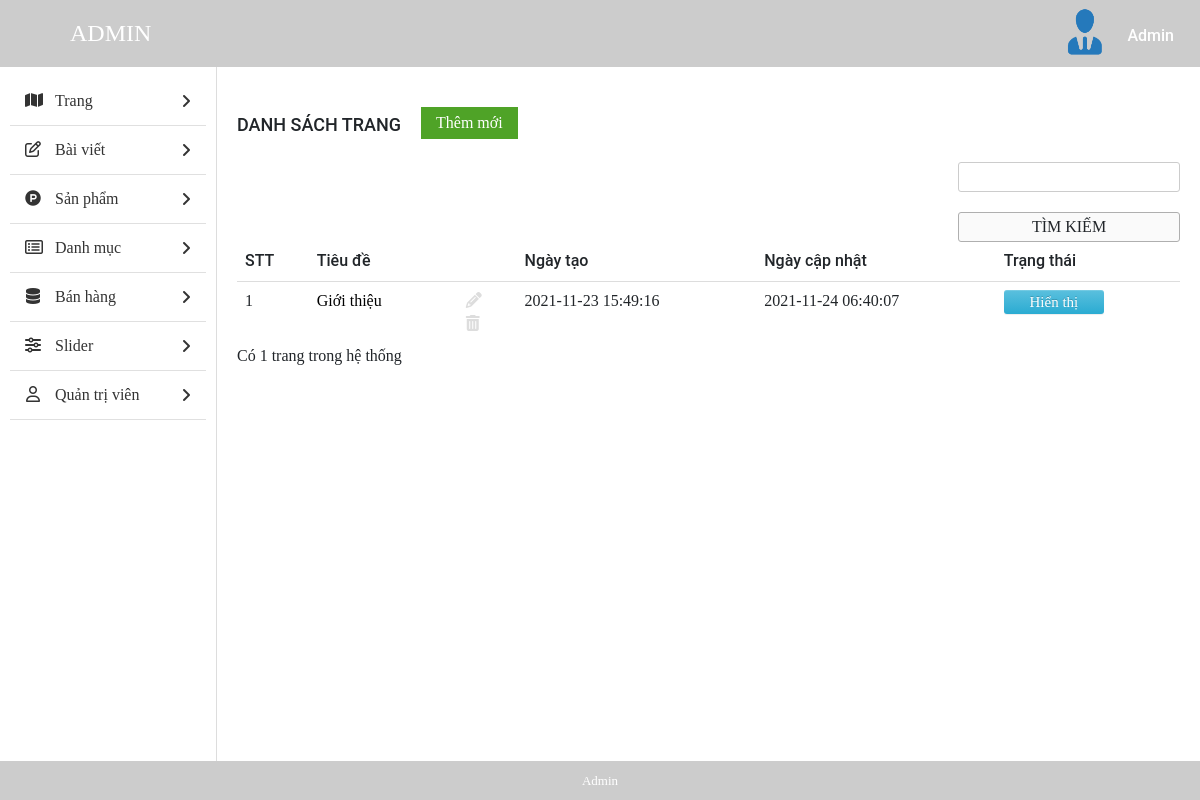
Page /XTStore/admin/index.php?mod=page&act=main (signed in) on the committed database.
### tables this page shows
CREATE TABLE `page` (
  `id` int(11) NOT NULL,
  `page_title` varchar(50) NOT NULL,
  `created_at` timestamp NOT NULL DEFAULT current_timestamp(),
  `updated_at` timestamp NULL DEFAULT current_timestamp() ON UPDATE current_timestamp(),
  `page_content` text NOT NULL,
  `status` tinyint(4) NOT NULL DEFAULT 0
);

### XTStore/admin/lib/users.php (called while the page is built, shortened)
<?php
function is_login_admin() {
    if (isset($_SESSION['is_login_admin']))
        return TRUE;
    return FALSE;
}
function info_user($field = 'id') {
    $list_users = db_fetch_array("SELECT * FROM `admin`");
    if (isset($_SESSION['is_login_admin'])) {
        foreach ($list_users as $admin) {
            if ($_SESSION['user_login_admin'] == $admin['username']) {
                if (array_key_exists($field, $admin)) {
                    return $admin[$field];
                }
            }
        }
    }
    return FALSE;
}
?>

### XTStore/admin/db/database.php (called while the page is built, shortened)
<?php
function db_query($query_string) {
    global $conn;
    $result = mysqli_query($conn, $query_string);
    return $result;
}
function db_fetch_array($query_string) {
    $result = array();
    $mysqli_result = db_query($query_string);
    while ($row = mysqli_fetch_assoc($mysqli_result)) {
        $result[] = $row;
    }
    return $result;
}
?>

### XTStore/admin/modules/page/main.php (the view, shortened to what this page needs)
<?php
get_header();
?>
<?php
$sql = "SELECT * FROM `page` where status != 2";
$result = mysqli_query($conn, $sql);
$list_page = array();
$num_rows = mysqli_num_rows($result);
if ($num_rows > 0) {
    while ($row = mysqli_fetch_assoc($result)) {
        $list_page[] = $row;
    }
}
?>
<div id="main-content-wp" class="list-post-page">
    <div class="wrap clearfix">
        <div id="content" class="fl-right">
            <div class="section" id="title-page">
                <div class="clearfix">
                    <h3 id="index" class="fl-left">Danh sách trang</h3>
                    <a href="?mod=page&act=add" title="" id="add-new" class="fl-left">Thêm mới</a>
                </div>
            </div>
            <div class="section" id="detail-page">
                <div class="section-detail">
                    <form method="POST" class="form-s fl-right" action="?mod=search&act=search_page">
                        <input type="text" name="keyword" id="s">
                        <input type="submit" name="btn_search" value="Tìm kiếm">
                    </form>
                    <?php
                    if (!empty($list_page)) {
                        ?>
                        <div class="table-responsive">
                            <table class="table list-table-wp">
                                <thead>
                                    <tr>
                                        <td><span class="thead-text">STT</span></td>
                                        <td><span class="thead-text">Tiêu đề</span></td>
                                        <td><span class="thead-text">Ngày tạo</span></td>
                                        <td><span class="thead-text">Ngày cập nhật</span></td>
                                        <td><span class="thead-text">Trạng thái</span></td>
                                    </tr>
                                </thead>
                                <tbody>
                                    <?php
                                    $temp = 0;
                                    foreach ($list_page as $page) {
                                        $temp++;
                                        ?>
                                        <tr>
                                            <td><span class="tbody-text"><?php echo $temp; ?></h3></span>
                                            <td class="clearfix">
                                                <div class="tb-title fl-left">
                                                    <a href="" title=""><?php echo $page['page_title']; ?></a>
                                                </div>
                                                <ul class="list-operation fl-right">
                                                    <li><a href="<?php echo $page['url_update']; ?>" title="Sửa" class="edit"><i class="fa fa-pencil" aria-hidden="true"></i></a></li>
                                                    <li><a href="<?php echo $page['url_delete']; ?>" title="Xóa" onclick="return confirmAction_page()" class="delete"><i class="fa fa-trash" aria-hidden="true"></i></a></li>
                                                </ul>
                                            </td>
                                            <td><span class="tbody-text"><?php echo $page['created_at']; ?></span></td>
                                            <td><span class="tbody-text"><?php echo $page['updated_at']; ?></span></td>
                                            <td>
                                                <span class="tbody-text">
                                                    <?php
                                                    if ($page['status'] == 1) {
                                                        ?>
                                                        <a href="?mod=page&act=error_action&id=<?php echo $page['id'] ?>" class="btn btn-xs btn-info">Hiển thị</a>
                                                        <?php
                                                    } else if ($page['status'] == 0) {
                                                        ?>
                                                        <a href="?mod=page&act=error_action&id=<?php echo $page['id'] ?>" class="btn btn-xs btn-default">Không</a>
                                                        <?php
                                                    }
                                                    ?>
                                                </span>
                                            </td>
                                        </tr>
                                        <?php
                                    }
                                    ?>
                                </tbody>
                            </table>
                        </div>
                        <?php
                    }
                    ?>
                </div>
                <p class="num_rows">Có <?php echo $num_rows; ?> trang trong hệ thống</p>
            </div>
        </div>
    </div>
</div>

### XTStore/admin/inc/header.php (shortened to what this page needs)
<!DOCTYPE html>
<html>
<head>
	<link href="public/css/bootstrap/bootstrap.min.css" rel="stylesheet" type="text/css" />
	<link href="public/css/bootstrap/bootstrap-theme.min.css" rel="stylesheet" type="text/css" />
	<link href="public/css/bootstrap/sb-admin.css" rel="stylesheet" type="text/css" />
	<link href="public/reset.css" rel="stylesheet" type="text/css" />
	<link href="public/style.css" rel="stylesheet" type="text/css" />
	<link href="public/responsive.css" rel="stylesheet" type="text/css" />
	<link href="public/esset/vendor/datatables/dataTables.bootstrap4.css" rel="stylesheet">
	<link href="public/esset/css/sb-admin.css" rel="stylesheet">
</head>
<body>
	<div id="site">
		<div id="container">
			<div id="header-wp">
				<div class="wp-inner clearfix">
					<a href="?page=list_post" title="" id="logo" class="fl-left">ADMIN</a>
					<div id="dropdown-user" class="dropdown dropdown-extended fl-right">
						<button class="dropdown-toggle clearfix" type="button" data-toggle="dropdown" aria-haspopup="true" aria-expanded="true">
							<div id="thumb-circle" class="fl-left">
								<img src="uploads/<?php if (is_login_admin()) echo info_user('avatar'); ?>" class="img-admin" alt="">
							</div>
							<h3 id="account" class="fl-right"><?php if (is_login_admin()) echo info_user('fullname'); ?></h3>
						</button>
					</div>
				</div>
			</div>

### XTStore/admin/public/css/import/global.css (style rules this page uses)
body { font-family: "Roboto Regular"; font-size: 14px; line-height: 24px; color: #333; }
.fl-left { float: left; }
.fl-right { float: right; }
img { max-width: 100%; height: auto; display: block; }
ul li { list-style: none!important; }
a { text-decoration: none!important; }
.dropdown .dropdown-toggle { background: none; border: none; outline: none; }

### XTStore/admin/public/css/import/list_post.css (style rules this page uses)
#header-wp { background:#ccc; }
#logo { font-family: 'Roboto Bold'; font-weight: normal; color: #fff; font-size: 24px; padding: 15px 70px; }
#thumb-circle { display: block; margin-top: 5px; width: 55px; }
#account { font-family: 'Roboto Medium'; font-weight: normal; color: #fff; padding: 23px 20px 14px 14px; }
#content { width: 82%; border-left: 1px solid #ddd; padding: 20px; }
#add-new { display: inline-block; color: #fff; background: #4fa327; padding: 4px 15px; margin: 20px; }
#index { font-family: 'Roboto Medium'; font-weight: normal; text-transform: uppercase; font-size: 18px; padding: 24px 0px; }
.list-table-wp thead tr td { font-family: 'Roboto Medium'; font-weight: normal; }
.list-operation li { float: left; }
.list-operation li a { display: block; padding: 0px 5px; color: #ddd; }
.tb-title { width: 75%; display: -webkit-box; -webkit-line-clamp: 1; -moz-line-clamp: 1; -o-line-clamp: 1; -webkit-box-orient: vertical; -moz-box-orient: vertical; -o-box-orient: vertical; max-height: 100%; overflow: hidden; }
.list-operation { width: 25%; }
.form-s input[type="text"], .form-actions select { border-radius: 3px; border: 1px solid #ccc; padding: 2px 10px; }
.form-s input[type="submit"], .form-actions input[type="submit"] { border-radius: 3px; border: 1px solid #afafaf; padding: 2px 15px; background: #fafafa; }
.btn-info { text-align: center; display: block; width: 70px!important; padding: 1px 5px; font-size: 12px; line-height: 1.5; border-radius: 3px; color: #fff; background-color: #5bc0de; border-color: #46b8da; font-size: 15px; }
.btn-xs { text-align: center; display: block; width: 100px!important; padding: 1px 5px; font-size: 12px; line-height: 1.5; border-radius: 3px; font-size: 15px; color: #fff; }

### XTStore/admin/public/css/import/info_account.css (style rules this page uses)
.img-admin { border-radius: 50%; height: 53px; }

### XTStore/admin/public/css/import/menu.css (style rules this page uses)
#logo { border-radius: 50%; }

### XTStore/admin/public/css/import/update.css (style rules this page uses)
input { display: block; margin-bottom : 10px; }
input[type='text'], input[type='password'], input[type='email'] { padding: 5px 10px; border: 1px solid #dedede; width: 100%; }
input[type='submit'] { margin-top: 20px; display: block; padding: 9px 10px; text-align: center; background: #4fa327; border: none; width: 100%; text-transform: uppercase; cursor: pointer; }

### XTStore/admin/public/css/import/detail_order.css (style rules this page uses)
.table { margin-bottom: 0!important; }

### rows in the picture
page: page_title "Giới thiệu", created_at "2021-11-23 15:49:16", updated_at "2021-11-24 06:40:07"

### other values in the picture
info_user('fullname') "Admin"
$num_rows "1"
